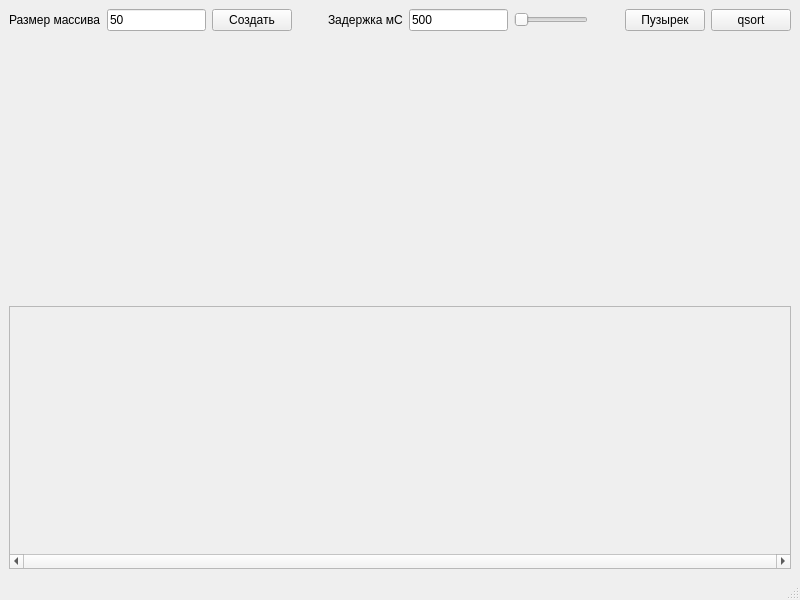
<?xml version="1.0" encoding="UTF-8"?>
<ui version="4.0">
 <class>MainWindow</class>
 <widget class="QMainWindow" name="MainWindow">
  <property name="geometry">
   <rect>
    <x>0</x>
    <y>0</y>
    <width>800</width>
    <height>600</height>
   </rect>
  </property>
  <property name="windowTitle">
   <string>MainWindow</string>
  </property>
  <widget class="QWidget" name="centralwidget">
   <layout class="QVBoxLayout" name="verticalLayout">
    <item>
     <layout class="QHBoxLayout" name="horizontalLayout">
      <item>
       <widget class="QLabel" name="label">
        <property name="text">
         <string>Размер массива</string>
        </property>
       </widget>
      </item>
      <item>
       <widget class="QLineEdit" name="lineEdit">
        <property name="text">
         <string>50</string>
        </property>
       </widget>
      </item>
      <item>
       <widget class="QPushButton" name="pushButton_2">
        <property name="text">
         <string>Создать</string>
        </property>
       </widget>
      </item>
      <item>
       <spacer name="horizontalSpacer_2">
        <property name="orientation">
         <enum>Qt::Horizontal</enum>
        </property>
        <property name="sizeHint" stdset="0">
         <size>
          <width>40</width>
          <height>20</height>
         </size>
        </property>
       </spacer>
      </item>
      <item>
       <widget class="QLabel" name="label_3">
        <property name="text">
         <string>Задержка мС</string>
        </property>
       </widget>
      </item>
      <item>
       <widget class="QLineEdit" name="lineEdit_2">
        <property name="text">
         <string>500</string>
        </property>
       </widget>
      </item>
      <item>
       <widget class="QSlider" name="horizontalSlider">
        <property name="minimum">
         <number>1</number>
        </property>
        <property name="maximum">
         <number>2000</number>
        </property>
        <property name="orientation">
         <enum>Qt::Horizontal</enum>
        </property>
       </widget>
      </item>
      <item>
       <spacer name="horizontalSpacer">
        <property name="orientation">
         <enum>Qt::Horizontal</enum>
        </property>
        <property name="sizeHint" stdset="0">
         <size>
          <width>40</width>
          <height>20</height>
         </size>
        </property>
       </spacer>
      </item>
      <item>
       <widget class="QPushButton" name="pushButton">
        <property name="text">
         <string>Пузырек</string>
        </property>
       </widget>
      </item>
      <item>
       <widget class="QPushButton" name="pushButton_3">
        <property name="text">
         <string>qsort</string>
        </property>
       </widget>
      </item>
     </layout>
    </item>
    <item>
     <widget class="QLabel" name="label_2">
      <property name="sizePolicy">
       <sizepolicy hsizetype="Preferred" vsizetype="Preferred">
        <horstretch>0</horstretch>
        <verstretch>20</verstretch>
       </sizepolicy>
      </property>
      <property name="text">
       <string/>
      </property>
     </widget>
    </item>
    <item>
     <widget class="QScrollArea" name="scrollArea">
      <property name="sizePolicy">
       <sizepolicy hsizetype="Expanding" vsizetype="Expanding">
        <horstretch>0</horstretch>
        <verstretch>20</verstretch>
       </sizepolicy>
      </property>
      <property name="horizontalScrollBarPolicy">
       <enum>Qt::ScrollBarAlwaysOn</enum>
      </property>
      <property name="widgetResizable">
       <bool>true</bool>
      </property>
      <widget class="QWidget" name="scrollAreaWidgetContents">
       <property name="geometry">
        <rect>
         <x>0</x>
         <y>0</y>
         <width>780</width>
         <height>233</height>
        </rect>
       </property>
      </widget>
     </widget>
    </item>
   </layout>
  </widget>
  <widget class="QMenuBar" name="menubar">
   <property name="geometry">
    <rect>
     <x>0</x>
     <y>0</y>
     <width>800</width>
     <height>22</height>
    </rect>
   </property>
  </widget>
  <widget class="QStatusBar" name="statusbar"/>
 </widget>
 <resources/>
 <connections/>
</ui>
